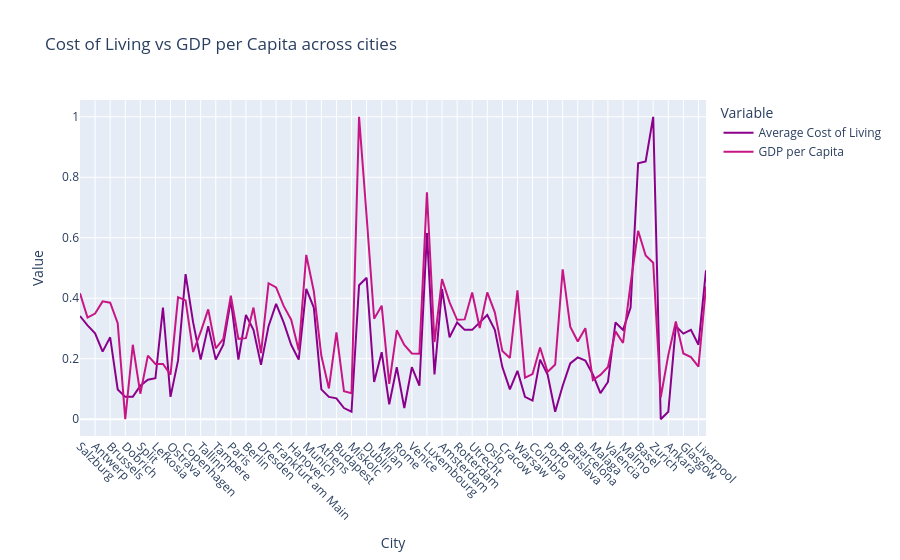

Source (notebook cell):
### Code cell
import plotly.express as px

heat = data_copy[['City', 'Average Cost of Living', 'GDP per Capita']].melt(id_vars='City')
heat['value'] = heat.groupby('variable')['value'].transform(lambda x: (x - x.min()) / (x.max() - x.min())) # min-max scaling

fig = px.line(
    heat,
    x='City',
    y='value',
    color='variable',
    title='Cost of Living vs GDP per Capita across cities',
    labels={'value': 'Value', 'variable': 'Variable', 'city': 'City'},
    hover_data={'variable': True, 'City': True, 'value': True}, color_discrete_map = {'Average Cost of Living':'darkmagenta', 'GDP per Capita':'mediumvioletred'}
)

fig.update_xaxes(tickangle=45)
fig.show()

### Figure 1 — Plotly figure (JSON) as saved in the notebook; plotly's stock layout.template omitted (floating-point values rounded to 4 significant figures)
{"data": [{"customdata": [["Average Cost of Living"], ["Average Cost of Living"], ["Average Cost of Living"], ["Average Cost of Living"], ["Average Cost of Living"], ["Average Cost of Living"], ["Average Cost of Living"], ["Average Cost of Living"], ["Average Cost of Living"], ["Average Cost of Living"], ["Average Cost of Living"], ["Average Cost of Living"], ["Average Cost of Living"], ["Average Cost of Living"], ["Average Cost of Living"], ["Average Cost of Living"], ["Average Cost of Living"], ["Average Cost of Living"], ["Average Cost of Living"], ["Average Cost of Living"], ["Average Cost of Living"], ["Average Cost of Living"], ["Average Cost of Living"], ["Average Cost of Living"], ["Average Cost of Living"], ["Average Cost of Living"], ["Average Cost of Living"], ["Average Cost of Living"], ["Average Cost of Living"], ["Average Cost of Living"], ["Average Cost of Living"], ["Average Cost of Living"], ["Average Cost of Living"], ["Average Cost of Living"], ["Average Cost of Living"], ["Average Cost of Living"], ["Average Cost of Living"], ["Average Cost of Living"], ["Average Cost of Living"], ["Average Cost of Living"], ["Average Cost of Living"], ["Average Cost of Living"], ["Average Cost of Living"], ["Average Cost of Living"], ["Average Cost of Living"], ["Average Cost of Living"], ["Average Cost of Living"], ["Average Cost of Living"], ["Average Cost of Living"], ["Average Cost of Living"], ["Average Cost of Living"], ["Average Cost of Living"], ["Average Cost of Living"], ["Average Cost of Living"], ["Average Cost of Living"], ["Average Cost of Living"], ["Average Cost of Living"], ["Average Cost of Living"], ["Average Cost of Living"], ["Average Cost of Living"], ["Average Cost of Living"], ["Average Cost of Living"], ["Average Cost of Living"], ["Average Cost of Living"], ["Average Cost of Living"], ["Average Cost of Living"], ["Average Cost of Living"], ["Average Cost of Living"], ["Average Cost of Living"], ["Average Cost of Living"], ["Average Cost of Living"], ["Average Cost of Living"], ["Average Cost of Living"], ["Average Cost of Living"], ["Average Cost of Living"], ["Average Cost of Living"], ["Average Cost of Living"], ["Average Cost of Living"], ["Average Cost of Living"], ["Average Cost of Living"], ["Average Cost of Living"], ["Average Cost of Living"], ["Average Cost of Living"], ["Average Cost of Living"]], "hovertemplate": "Variable=%{customdata[0]}<br>City=%{x}<br>Value=%{y}<extra></extra>", "legendgroup": "Average Cost of Living", "line": {"color": "darkmagenta", "dash": "solid"}, "marker": {"symbol": "circle"}, "mode": "lines", "name": "Average Cost of Living", "orientation": "v", "showlegend": true, "type": "scatter", "x": ["Salzburg", "Vienna", "Antwerp", "Bruges", "Brussels", "Gent", "Dobrich", "Sofia", "Split", "Zagreb", "Lefkosia", "Lemesos", "Ostrava", "Prague", "Copenhagen", "Odense", "Tallinn", "Helsinki", "Tampere", "Lyon", "Paris", "Toulouse", "Berlin", "Cologne", "Dresden", "Dusseldorf", "Frankfurt am Main", "Hamburg", "Hanover", "Leipzig", "Munich", "Stuttgart", "Athens", "Thessaloniki", "Budapest", "Debrecen", "Miskolc", "Cork", "Dublin", "Florence", "Milan", "Naples", "Rome", "Turin", "Venice", "Riga", "Luxembourg", "Malta", "Amsterdam", "Eindhoven", "Rotterdam", "The Hague", "Utrecht", "Bergen", "Oslo", "Stavanger", "Cracow", "Lodz", "Warsaw", "Braga", "Coimbra", "Lisbon", "Porto", "Giroc", "Bratislava", "Ljubljana", "Barcelona", "Madrid", "Malaga", "Seville", "Valencia", "Gothenburg", "Malmo", "Stockholm", "Basel", "Geneva", "Zurich", "Adana", "Ankara", "Edinburgh", "Glasgow", "Leeds", "Liverpool", "London"], "xaxis": "x", "y": [0.3412, 0.3104, 0.2839, 0.2235, 0.2708, 0.09847, 0.07386, 0.07386, 0.1108, 0.1305, 0.1354, 0.3693, 0.07386, 0.1945, 0.4801, 0.32, 0.1969, 0.3077, 0.1969, 0.2462, 0.3939, 0.1969, 0.3447, 0.2954, 0.1797, 0.3077, 0.3816, 0.32, 0.2462, 0.1969, 0.4308, 0.3693, 0.09847, 0.07386, 0.06893, 0.03693, 0.02462, 0.4431, 0.4677, 0.1231, 0.2216, 0.04924, 0.1723, 0.03693, 0.1723, 0.1108, 0.6155, 0.1477, 0.4308, 0.2708, 0.32, 0.2954, 0.2954, 0.32, 0.3447, 0.2954, 0.1723, 0.09847, 0.16, 0.07386, 0.06155, 0.1969, 0.1477, 0.02462, 0.1108, 0.1846, 0.2043, 0.1942, 0.1477, 0.08616, 0.1231, 0.32, 0.2954, 0.3693, 0.8466, 0.8525, 1.0, 0.0, 0.02462, 0.3077, 0.2831, 0.2954, 0.2462, 0.4924], "yaxis": "y"}, {"customdata": [["GDP per Capita"], ["GDP per Capita"], ["GDP per Capita"], ["GDP per Capita"], ["GDP per Capita"], ["GDP per Capita"], ["GDP per Capita"], ["GDP per Capita"], ["GDP per Capita"], ["GDP per Capita"], ["GDP per Capita"], ["GDP per Capita"], ["GDP per Capita"], ["GDP per Capita"], ["GDP per Capita"], ["GDP per Capita"], ["GDP per Capita"], ["GDP per Capita"], ["GDP per Capita"], ["GDP per Capita"], ["GDP per Capita"], ["GDP per Capita"], ["GDP per Capita"], ["GDP per Capita"], ["GDP per Capita"], ["GDP per Capita"], ["GDP per Capita"], ["GDP per Capita"], ["GDP per Capita"], ["GDP per Capita"], ["GDP per Capita"], ["GDP per Capita"], ["GDP per Capita"], ["GDP per Capita"], ["GDP per Capita"], ["GDP per Capita"], ["GDP per Capita"], ["GDP per Capita"], ["GDP per Capita"], ["GDP per Capita"], ["GDP per Capita"], ["GDP per Capita"], ["GDP per Capita"], ["GDP per Capita"], ["GDP per Capita"], ["GDP per Capita"], ["GDP per Capita"], ["GDP per Capita"], ["GDP per Capita"], ["GDP per Capita"], ["GDP per Capita"], ["GDP per Capita"], ["GDP per Capita"], ["GDP per Capita"], ["GDP per Capita"], ["GDP per Capita"], ["GDP per Capita"], ["GDP per Capita"], ["GDP per Capita"], ["GDP per Capita"], ["GDP per Capita"], ["GDP per Capita"], ["GDP per Capita"], ["GDP per Capita"], ["GDP per Capita"], ["GDP per Capita"], ["GDP per Capita"], ["GDP per Capita"], ["GDP per Capita"], ["GDP per Capita"], ["GDP per Capita"], ["GDP per Capita"], ["GDP per Capita"], ["GDP per Capita"], ["GDP per Capita"], ["GDP per Capita"], ["GDP per Capita"], ["GDP per Capita"], ["GDP per Capita"], ["GDP per Capita"], ["GDP per Capita"], ["GDP per Capita"], ["GDP per Capita"], ["GDP per Capita"]], "hovertemplate": "Variable=%{customdata[0]}<br>City=%{x}<br>Value=%{y}<extra></extra>", "legendgroup": "GDP per Capita", "line": {"color": "mediumvioletred", "dash": "solid"}, "marker": {"symbol": "circle"}, "mode": "lines", "name": "GDP per Capita", "orientation": "v", "showlegend": true, "type": "scatter", "x": ["Salzburg", "Vienna", "Antwerp", "Bruges", "Brussels", "Gent", "Dobrich", "Sofia", "Split", "Zagreb", "Lefkosia", "Lemesos", "Ostrava", "Prague", "Copenhagen", "Odense", "Tallinn", "Helsinki", "Tampere", "Lyon", "Paris", "Toulouse", "Berlin", "Cologne", "Dresden", "Dusseldorf", "Frankfurt am Main", "Hamburg", "Hanover", "Leipzig", "Munich", "Stuttgart", "Athens", "Thessaloniki", "Budapest", "Debrecen", "Miskolc", "Cork", "Dublin", "Florence", "Milan", "Naples", "Rome", "Turin", "Venice", "Riga", "Luxembourg", "Malta", "Amsterdam", "Eindhoven", "Rotterdam", "The Hague", "Utrecht", "Bergen", "Oslo", "Stavanger", "Cracow", "Lodz", "Warsaw", "Braga", "Coimbra", "Lisbon", "Porto", "Giroc", "Bratislava", "Ljubljana", "Barcelona", "Madrid", "Malaga", "Seville", "Valencia", "Gothenburg", "Malmo", "Stockholm", "Basel", "Geneva", "Zurich", "Adana", "Ankara", "Edinburgh", "Glasgow", "Leeds", "Liverpool", "London"], "xaxis": "x", "y": [0.4162, 0.3359, 0.3493, 0.3896, 0.3854, 0.3178, 0.0, 0.2461, 0.08434, 0.2101, 0.1825, 0.1825, 0.1472, 0.4037, 0.393, 0.2222, 0.2885, 0.3633, 0.2343, 0.2657, 0.4084, 0.2657, 0.2681, 0.3693, 0.2182, 0.4496, 0.4359, 0.3748, 0.3289, 0.228, 0.5432, 0.4232, 0.2095, 0.1018, 0.2871, 0.09234, 0.08614, 1.0, 0.672, 0.3323, 0.3753, 0.1166, 0.2941, 0.2457, 0.2176, 0.2165, 0.7504, 0.2551, 0.463, 0.3865, 0.3286, 0.33, 0.4189, 0.3015, 0.4194, 0.3533, 0.2252, 0.2024, 0.4258, 0.1374, 0.1494, 0.2373, 0.1562, 0.181, 0.4953, 0.3061, 0.2568, 0.3009, 0.1294, 0.1464, 0.1726, 0.2904, 0.2522, 0.4475, 0.623, 0.5416, 0.5172, 0.07246, 0.212, 0.3229, 0.2175, 0.2051, 0.174, 0.4395], "yaxis": "y"}], "layout": {"legend": {"title": {"text": "Variable"}, "tracegroupgap": 0}, "title": {"text": "Cost of Living vs GDP per Capita across cities"}, "xaxis": {"anchor": "y", "domain": [0, 1], "tickangle": 45, "title": {"text": "City"}}, "yaxis": {"anchor": "x", "domain": [0, 1], "title": {"text": "Value"}}}}
